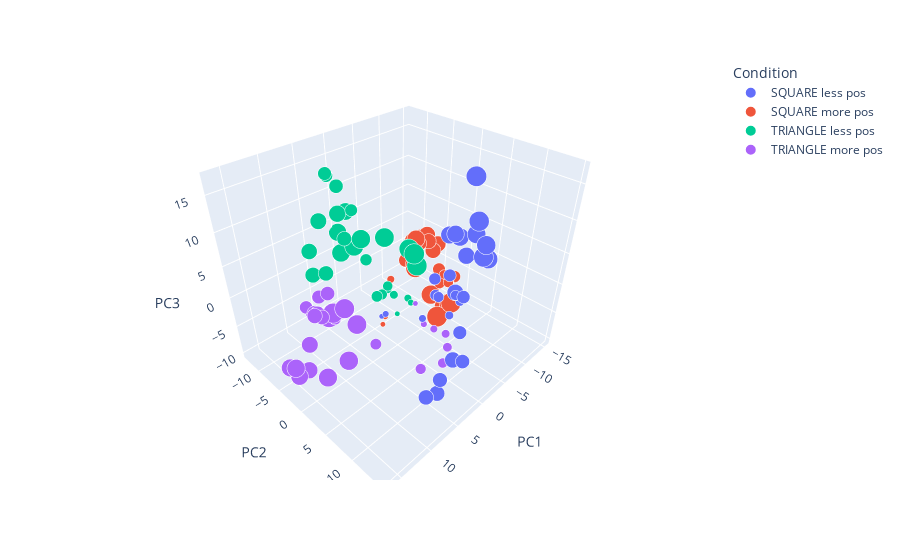

Notebook code cell kept with this figure:
### Code cell
fig = px.scatter_3d(
    transformed_df, 
    x='PC1', y='PC2', z='PC3',
    color='Condition', 
    opacity=1,
    size='ZeroedTimeBins',
    # color_discrete_sequence=colors
)
fig.write_html("/data/patrick_res/figures/pca_max.html")
fig.show()

### Figure 1 — Plotly figure (JSON) as saved in the notebook; plotly's stock layout.template omitted (floating-point values rounded to 4 significant figures)
{"data": [{"hovertemplate": "Condition=SQUARE less pos<br>PC1=%{x}<br>PC2=%{y}<br>PC3=%{z}<br>ZeroedTimeBins=%{marker.size}<extra></extra>", "legendgroup": "SQUARE less pos", "marker": {"color": "#636efa", "opacity": 1, "size": [0.1, 0.15, 0.2, 0.25, 0.3, 0.35, 0.4, 0.45, 0.5, 0.55, 0.6, 0.65, 0.7, 0.75, 0.8, 0.85, 0.9, 0.95, 1.0, 1.05, 1.1, 1.15, 1.2, 1.25, 1.3, 1.35, 1.4, 1.45], "sizemode": "area", "sizeref": 0.003625, "symbol": "circle"}, "mode": "markers", "name": "SQUARE less pos", "scene": "scene", "showlegend": true, "type": "scatter3d", "x": [3.695, 4.036, 2.082, 0.1077, -1.244, -0.4805, 0.913, 0.4075, -0.9741, -1.844, 0.215, 3.987, 4.167, 5.499, 7.302, 5.734, 2.999, -0.6726, -3.587, -4.103, -4.898, -5.521, -5.262, -5.197, -5.639, -4.889, -4.027, -5.172], "y": [0.6531, 1.812, 6.528, 9.233, 9.685, 9.495, 7.982, 7.093, 5.663, 7.331, 11.19, 13.87, 14.75, 12.69, 12.14, 12.54, 12.47, 9.267, 8.3, 5.988, 4.449, 5.631, 8.295, 9.906, 10.11, 9.921, 9.336, 7.526], "z": [-2.756, -1.44, -0.5338, 0.4091, 2.133, 3.414, 3.09, 2.601, 3.655, 4.624, 4.491, 3.008, -0.7819, -4.421, -6.508, -6.738, -2.983, 3.635, 7.196, 9.095, 7.95, 7.89, 9.538, 8.73, 6.588, 7.137, 12.29, 16.97]}, {"hovertemplate": "Condition=SQUARE more pos<br>PC1=%{x}<br>PC2=%{y}<br>PC3=%{z}<br>ZeroedTimeBins=%{marker.size}<extra></extra>", "legendgroup": "SQUARE more pos", "marker": {"color": "#EF553B", "opacity": 1, "size": [0.1, 0.15, 0.2, 0.25, 0.3, 0.35, 0.4, 0.45, 0.5, 0.55, 0.6, 0.65, 0.7, 0.75, 0.8, 0.85, 0.9, 0.95, 1.0, 1.05, 1.1, 1.15, 1.2, 1.25, 1.3, 1.35, 1.4, 1.45], "sizemode": "area", "sizeref": 0.003625, "symbol": "circle"}, "mode": "markers", "name": "SQUARE more pos", "scene": "scene", "showlegend": true, "type": "scatter3d", "x": [0.8285, -0.232, -3.466, -6.763, -9.857, -10.64, -10.89, -13.12, -15.19, -12.77, -10.39, -9.166, -9.427, -10.29, -11.69, -12.3, -13.46, -13.77, -13.05, -10.41, -10.19, -9.652, -9.317, -9.668, -9.359, -7.768, -6.784, -5.365], "y": [-2.267, -2.92, -4.968, -4.293, -0.02478, 0.2692, -1.644, -1.705, -2.091, -3.473, -5.688, -7.475, -6.245, -5.655, -4.991, -4.523, -4.585, -7.183, -7.844, -7.041, -6.288, -6.833, -5.521, -2.325, 0.7557, 2.888, 4.003, 2.75], "z": [-7.775, -7.254, -3.231, -1.715, -3.06, -4.843, -6.13, -6.78, -7.264, -5.266, -4.193, -3.722, -1.866, -0.25, -0.1605, -1.943, -1.276, -0.8311, -1.352, -0.4753, 0.3252, -1.139, -4.358, -8.075, -8.535, -5.719, -4.473, -6.986]}, {"hovertemplate": "Condition=TRIANGLE less pos<br>PC1=%{x}<br>PC2=%{y}<br>PC3=%{z}<br>ZeroedTimeBins=%{marker.size}<extra></extra>", "legendgroup": "TRIANGLE less pos", "marker": {"color": "#00cc96", "opacity": 1, "size": [0.1, 0.15, 0.2, 0.25, 0.3, 0.35, 0.4, 0.45, 0.5, 0.55, 0.6, 0.65, 0.7, 0.75, 0.8, 0.85, 0.9, 0.95, 1.0, 1.05, 1.1, 1.15, 1.2, 1.25, 1.3, 1.35, 1.4, 1.45], "sizemode": "area", "sizeref": 0.003625, "symbol": "circle"}, "mode": "markers", "name": "TRIANGLE less pos", "scene": "scene", "showlegend": true, "type": "scatter3d", "x": [0.8749, -1.413, -1.779, -0.9156, 0.2101, 2.278, 4.596, 5.755, 4.874, 3.16, 3.548, 3.994, 4.095, 5.813, 8.881, 9.048, 7.283, 4.85, 2.365, -0.2292, -0.3113, 0.2423, -0.4528, -1.255, -3.882, -4.74, -1.979, -0.4116], "y": [0.7841, 1.176, 0.2292, -1.712, -1.873, 0.4175, 1.769, 2.122, -0.6869, -5.139, -9.247, -8.907, -6.638, -3.551, -3.805, -6.512, -9.422, -10.11, -9.123, -10.66, -12.95, -11.8, -9.488, -8.818, -6.668, -2.558, 1.585, 2.502], "z": [-3.913, -3.003, -2.955, -2.942, -1.363, 1.462, 2.091, 2.622, 6.34, 10.92, 14.41, 14.96, 14.05, 8.562, 4.714, 3.15, 4.651, 8.02, 8.565, 7.302, 2.906, 0.0547, 1.881, 3.121, 3.175, 2.718, 3.208, 6.248]}, {"hovertemplate": "Condition=TRIANGLE more pos<br>PC1=%{x}<br>PC2=%{y}<br>PC3=%{z}<br>ZeroedTimeBins=%{marker.size}<extra></extra>", "legendgroup": "TRIANGLE more pos", "marker": {"color": "#ab63fa", "opacity": 1, "size": [0.1, 0.15, 0.2, 0.25, 0.3, 0.35, 0.4, 0.45, 0.5, 0.55, 0.6, 0.65, 0.7, 0.75, 0.8, 0.85, 0.9, 0.95, 1.0, 1.05, 1.1, 1.15, 1.2, 1.25, 1.3, 1.35, 1.4, 1.45], "sizemode": "area", "sizeref": 0.003625, "symbol": "circle"}, "mode": "markers", "name": "TRIANGLE more pos", "scene": "scene", "showlegend": true, "type": "scatter3d", "x": [0.9263, -0.351, -1.277, -2.02, -2.037, -0.9177, 1.761, 5.098, 7.5, 9.427, 9.894, 8.977, 9.103, 11.5, 12.39, 11.7, 11.35, 12.35, 13.28, 15.54, 16.46, 16.06, 13.7, 11.01, 8.091, 7.715, 7.684, 7.131], "y": [4.196, 4.665, 5.693, 7.198, 7.658, 7.903, 6.231, 0.8354, -4.699, -7.381, -7.825, -5.86, -3.585, -1.849, -2.099, -2.485, -3.6, -4.198, -3.721, -2.52, -2.856, -2.162, 1.206, 2.249, 0.6966, -2.124, -4.796, -6.64], "z": [-0.09286, -4.152, -4.977, -5.367, -7.579, -9.656, -10.08, -6.78, -4.136, -3.464, -2.526, -0.1339, 1.771, 0.297, 0.9038, 0.5756, -0.2385, -5.395, -9.169, -7.756, -5.727, -5.605, -6.506, -4.709, -1.424, -0.6744, -3.047, -5.23]}], "layout": {"legend": {"itemsizing": "constant", "title": {"text": "Condition"}, "tracegroupgap": 0}, "margin": {"t": 60}, "scene": {"domain": {"x": [0, 1], "y": [0, 1]}, "xaxis": {"title": {"text": "PC1"}}, "yaxis": {"title": {"text": "PC2"}}, "zaxis": {"title": {"text": "PC3"}}}}}
